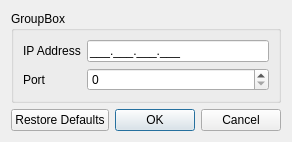
<?xml version="1.0" encoding="UTF-8"?>
<ui version="4.0">
 <class>Settings</class>
 <widget class="QDialog" name="Settings">
  <property name="geometry">
   <rect>
    <x>0</x>
    <y>0</y>
    <width>267</width>
    <height>140</height>
   </rect>
  </property>
  <property name="windowTitle">
   <string>Settings</string>
  </property>
  <layout class="QFormLayout" name="formLayout">
   <item row="1" column="0" colspan="2">
    <widget class="QDialogButtonBox" name="buttonBox">
     <property name="orientation">
      <enum>Qt::Horizontal</enum>
     </property>
     <property name="standardButtons">
      <set>QDialogButtonBox::Cancel|QDialogButtonBox::Ok|QDialogButtonBox::RestoreDefaults</set>
     </property>
     <property name="centerButtons">
      <bool>false</bool>
     </property>
    </widget>
   </item>
   <item row="0" column="0" colspan="2">
    <widget class="QGroupBox" name="groupBox">
     <property name="title">
      <string>GroupBox</string>
     </property>
     <layout class="QFormLayout" name="formLayout_2">
      <item row="0" column="0">
       <widget class="QLabel" name="label">
        <property name="text">
         <string>IP Address</string>
        </property>
       </widget>
      </item>
      <item row="1" column="0">
       <widget class="QLabel" name="label_2">
        <property name="text">
         <string>Port</string>
        </property>
       </widget>
      </item>
      <item row="1" column="1">
       <widget class="QSpinBox" name="sbPort">
        <property name="toolTip">
         <string>Host port.</string>
        </property>
        <property name="maximum">
         <number>65535</number>
        </property>
       </widget>
      </item>
      <item row="0" column="1">
       <widget class="QLineEdit" name="leIP">
        <property name="toolTip">
         <string>Host IP address. Leave leading zeroes blank.</string>
        </property>
        <property name="inputMask">
         <string>000.000.000.000;_</string>
        </property>
       </widget>
      </item>
     </layout>
    </widget>
   </item>
  </layout>
 </widget>
 <resources/>
 <connections>
  <connection>
   <sender>buttonBox</sender>
   <signal>accepted()</signal>
   <receiver>Settings</receiver>
   <slot>accept()</slot>
   <hints>
    <hint type="sourcelabel">
     <x>227</x>
     <y>127</y>
    </hint>
    <hint type="destinationlabel">
     <x>157</x>
     <y>274</y>
    </hint>
   </hints>
  </connection>
  <connection>
   <sender>buttonBox</sender>
   <signal>rejected()</signal>
   <receiver>Settings</receiver>
   <slot>reject()</slot>
   <hints>
    <hint type="sourcelabel">
     <x>295</x>
     <y>133</y>
    </hint>
    <hint type="destinationlabel">
     <x>286</x>
     <y>274</y>
    </hint>
   </hints>
  </connection>
 </connections>
</ui>
